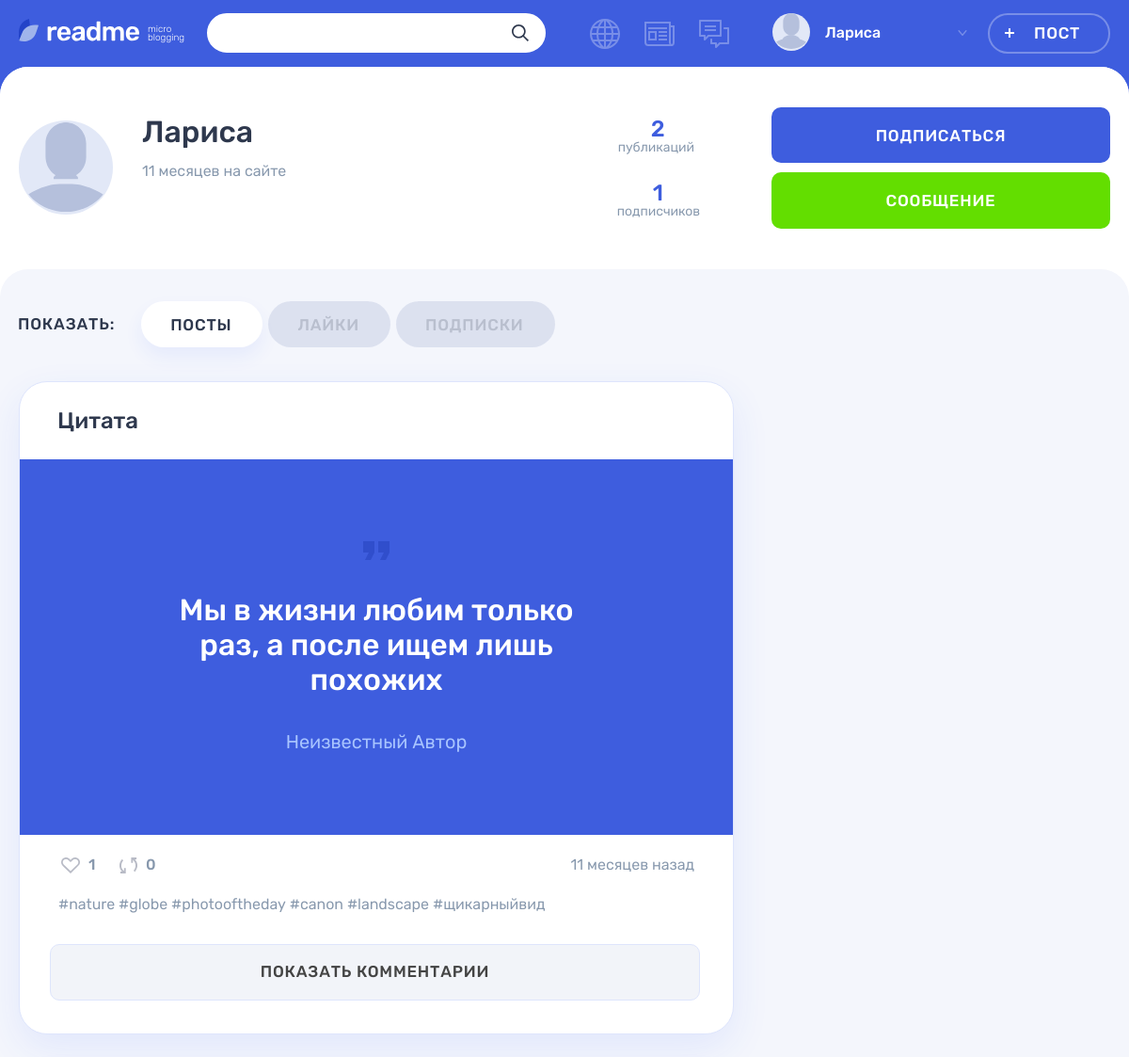
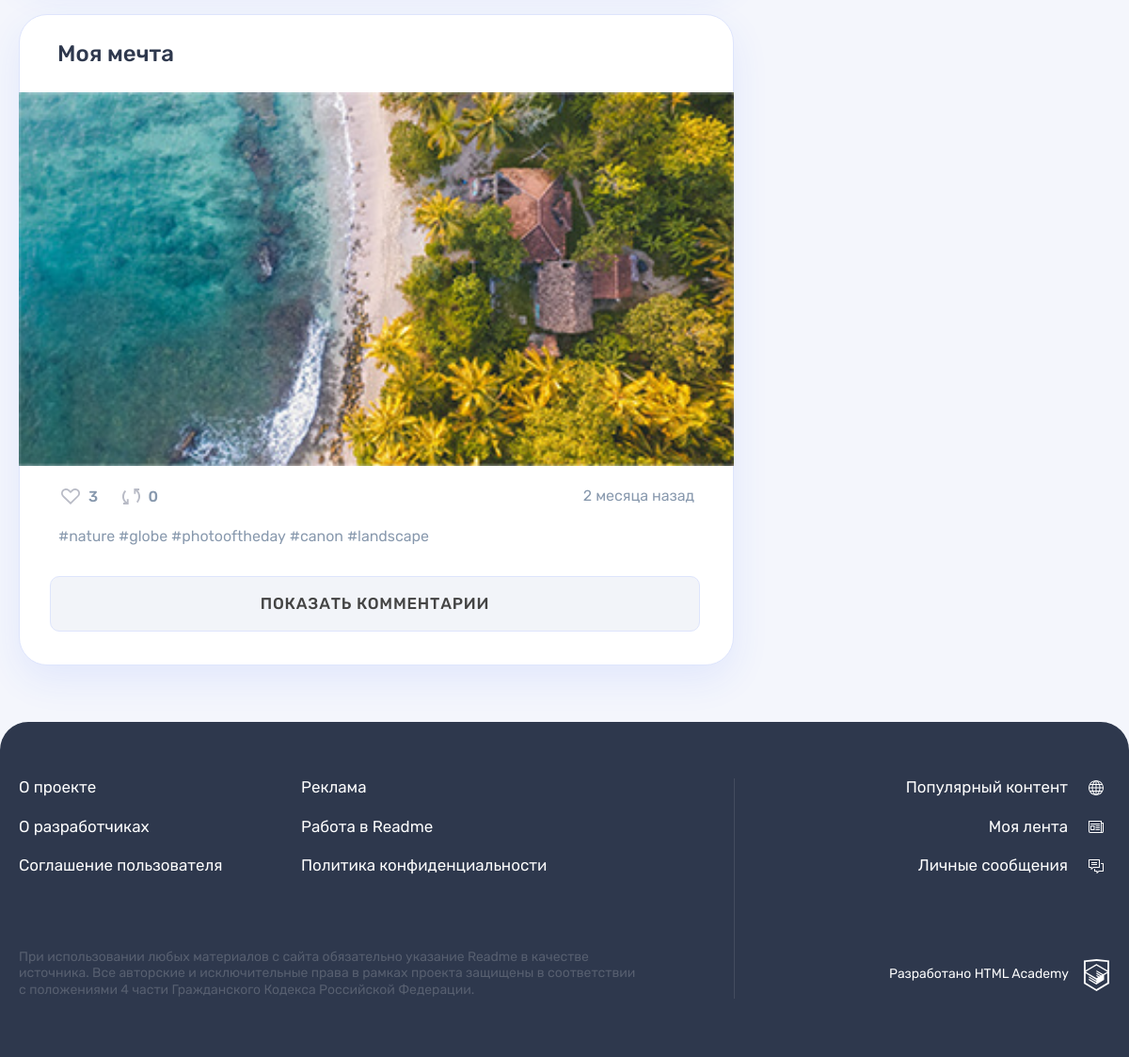
The app's page /profile.php?author_id=1 (signed in) with its own data (2 pictures, top to bottom).
### tables this page shows
CREATE TABLE users (
  id INT UNSIGNED AUTO_INCREMENT PRIMARY KEY,
  registration_date DATETIME NOT NULL DEFAULT CURRENT_TIMESTAMP,
  email VARCHAR(255) NOT NULL UNIQUE,
  login VARCHAR(10) NOT NULL UNIQUE,
  password VARCHAR(255),
  avatar VARCHAR(255)
);

CREATE TABLE posts (
  id INT UNSIGNED AUTO_INCREMENT PRIMARY KEY,
  date_creation DATETIME NOT NULL DEFAULT CURRENT_TIMESTAMP,
  title VARCHAR(35) NOT NULL,
  content TEXT(1000) DEFAULT NULL,
  quote_author VARCHAR(255) DEFAULT NULL,
  image TEXT DEFAULT NULL,
  video VARCHAR(255) DEFAULT NULL,
  website_link VARCHAR(255) DEFAULT NULL,
  views_number INT DEFAULT 0,
  author_id INT UNSIGNED,
  type_id INT UNSIGNED,
  original_recoding_author INT UNSIGNED,
  original_id INT UNSIGNED,
  repost BOOLEAN DEFAULT NULL,

  FOREIGN KEY (author_id) REFERENCES users (id),
  FOREIGN KEY (type_id) REFERENCES content_type (id),
  FOREIGN KEY (original_recoding_author) REFERENCES users (id),
  FOREIGN KEY (original_id) REFERENCES posts (id)
);

CREATE TABLE hashtags (
  id INT UNSIGNED AUTO_INCREMENT PRIMARY KEY,
  hashtag VARCHAR(15)
);

### helpers.php (called while the page is built, shortened)
<?php
function get_noun_plural_form(int $number, string $one, string $two, string $many): string
{
    $mod10 = $number % 10;
    $mod100 = $number % 100;
    switch (true) {
        case ($mod100 >= 11 && $mod100 <= 20):
            return $many;
        case ($mod10 >= 2 && $mod10 <= 4):
            return $two;
        default:
            return $many;
    }
}
function include_template(string $name, array $data = []): string
{
    $name = 'templates/' . $name;
    extract($data);
    require $name;
    return ob_get_clean();
}
function getRelativeFormat(string $date, string $value = "назад"): string
{
    $currentDate = new DateTime("", new DateTimeZone("Europe/Moscow"));
    $publicationDate = new DateTime($date);
    $difference = $currentDate->diff($publicationDate);
    $minutes = $difference->i;
    $hours = $difference->h;
    $days = $difference->d;
    $weeks = floor($days / 7);
    $months = $difference->m;
    $minute = get_noun_plural_form($minutes, 'минуту', 'минуты', 'минут');
    $hour = get_noun_plural_form($hours, 'час', 'часа', 'часов');
    $day = get_noun_plural_form($days, 'день', 'дня', 'дней');
    $week = get_noun_plural_form($weeks, 'неделю', 'недели', 'недель');
    $month = get_noun_plural_form($months, 'месяц', 'месяца', 'месяцев');
    if ($months > 0) {
        $timeDifference = "{$months} {$month} {$value}";
    } elseif ($weeks > 0) {
        $timeDifference = "{$weeks} {$week} {$value}";
    } elseif ($days > 0) {
        $timeDifference = "{$days} {$day} {$value}";
    } elseif ($hours > 0) {
        $timeDifference = "{$hours} {$hour} {$value}";
    } elseif ($minutes > 0) {
        $timeDifference = "{$minutes} {$minute} {$value}";
    } else {
        $timeDifference = "только что";
    }
    return $timeDifference;
}

### templates/profile-posts.php (the view, shortened to what this page needs)
<section class="profile__posts tabs__content tabs__content--active">
    <?php foreach($authorPosts as $authorPost): ?>
    <article class="profile__post post post-<?= htmlspecialchars($authorPost['icon_class']) ?>">
        <?php if ($authorPost['repost']): ?>
        <header class="post__header">
            <div class="post__author">
                <a class="post__author-link" href="profile.php?author_id=<?= htmlspecialchars($authorPost['original_recoding_author']) ?>" title="Автор">
                    <div class="post__avatar-wrapper post__avatar-wrapper--repost">
                        <img class="post__author-avatar" src="uploads/<?= htmlspecialchars($authorPost['avatar']) ?>" alt="Аватар пользователя">
                    </div>
                    <div class="post__info">
                        <b class="post__author-name">Репост: <?= htmlspecialchars($authorPost['original_recoding_author_login']) ?></b>
                        <time class="post__time" datetime="<?= htmlspecialchars($authorPost['date_creation']) ?>"><?= getRelativeFormat(htmlspecialchars($authorPost['date_creation']))?></time>
                    </div>
                </a>
            </div>
        </header>
        <?php else: ?>
        <header class="post__header">
        <h2><a href="post.php?post-id=<?= htmlspecialchars($authorPost['id']) ?>"><?= htmlspecialchars($authorPost['title']) ?></a></h2>
        </header>
        <?php endif ?>
        <div class="post__main">
        <?php if ($authorPost['icon_class'] === $types[0]): ?>
        <blockquote>
            <p>
            <?= htmlspecialchars($authorPost['content']) ?>
            </p>
            <cite>Неизвестный Автор</cite>
        </blockquote>
        <?php elseif ($authorPost['icon_class'] === $types[1]): ?>
            <p>
                <?= htmlspecialchars($authorPost['content']) ?>
            </p>
        <?php elseif ($authorPost['icon_class'] === $types[2]): ?>
        <div class="post-photo__image-wrapper">
            <img  src="uploads/<?= htmlspecialchars($authorPost['image']) ?>" alt="Фото от пользователя" width="760" height="396">
        </div>
        <?php elseif ($authorPost['icon_class'] === $types[4]): ?>
            <div class="post-details__image-wrapper post-photo__image-wrapper">
                <?= embed_youtube_video(htmlspecialchars($authorPost['video'])) ?>
            </div>
        <?php endif ?>
        </div>
        <footer class="post__footer">
        <div class="post__indicators">
            <div class="post__buttons">
            <a class="post__indicator post__indicator--likes button" href="likes.php?post-id=<?= htmlspecialchars($authorPost['id']) ?>" title="Лайк">
                <svg class="post__indicator-icon" width="20" height="17">
                    <use xlink:href="#icon-heart"></use>
                </svg>
                <span><?= htmlspecialchars($authorPost['likes']) ?></span>
            </a>
            <a class="post__indicator post__indicator--repost button" href="repost.php?post-id=<?= htmlspecialchars($authorPost['id']) ?>" title="Репост">
                <svg class="post__indicator-icon" width="19" height="17">
                    <use xlink:href="#icon-repost"></use>
                </svg>
                <span><?= htmlspecialchars($authorPost['reposts']) ?></span>
            </a>
            </div>
            <time class="post__time" datetime="<?= htmlspecialchars($authorPost['date_creation']) ?>"><?= getRelativeFormat(htmlspecialchars($authorPost['date_creation']))?></time>
        </div>
        <ul class="post__tags">
        <?php foreach($hashtags[$authorPost['id']] as $postHashtag): ?>
            <?php foreach($postHashtag as $hashtag): ?>
            <li><a href="search.php?search=%23<?= $hashtag ?>">#<?= htmlspecialchars($hashtag) ?></a></li>
            <?php endforeach ?>
        <?php endforeach ?>
        </ul>
        </footer>
        <?php if (!isset($_GET['show_comments']) || (isset($_GET['show_comments']) && isset($_GET['post-id']) && $_GET['post-id'] !== $authorPost['id'])): ?>
        <div class="comments">
            <a class="comments__button button" href="profile.php?author_id=<?= $authorPost['author_id'] ?>&post-id=<?= htmlspecialchars($authorPost['id']) ?>&show_comments">Показать комментарии</a>
        </div>
        <?php endif ?>
    </article>
    <?php endforeach ?>
</section>

### templates/profile.php (shortened to what this page needs)
<main class="page__main page__main--profile">
  <div class="profile profile--posts">
    <div class="profile__user-wrapper">
      <div class="profile__user user container">
        <div class="profile__user-info user__info">
          <div class="profile__avatar user__avatar">
            <img class="profile__picture user__picture" src="uploads/<?= !empty($authorData['avatar']) && file_exists('uploads/' . $authorData['avatar']) ? htmlspecialchars($authorData['avatar']) : "icon-input-user.svg" ?>" alt="Аватар пользователя">
          </div>
          <div class="profile__name-wrapper user__name-wrapper">
            <span class="profile__name user__name"><?= htmlspecialchars($authorData['login']) ?></span>
            <time class="profile__user-time user__time" datetime="<?= htmlspecialchars($authorData['registration_date']) ?>"><?= getRelativeFormat(htmlspecialchars($authorData['registration_date']), "на сайте") ?></time>
          </div>
        </div>
        <div class="profile__rating user__rating">
          <p class="profile__rating-item user__rating-item user__rating-item--publications">
            <span class="user__rating-amount"><?= $postsCount ?></span>
            <span class="profile__rating-text user__rating-text">публикаций</span>
          </p>
          <p class="profile__rating-item user__rating-item user__rating-item--subscribers">
            <span class="user__rating-amount"><?= $followerCounts['count'] ?></span>
            <span class="profile__rating-text user__rating-text">подписчиков</span>
          </p>
        </div>
        <div class="profile__user-buttons user__buttons">
          <?php if (!in_array($user, $followerInformation)): ?>
          <a class="profile__user-button user__button user__button--subscription button button--main" href="subscription.php?author_id=<?= htmlspecialchars($_GET['author_id']) ?>">Подписаться</a>
          <?php  else: ?>
          <a class="profile__user-button user__button user__button--subscription button button--main" href="subscription.php?author_id=<?= htmlspecialchars($_GET['author_id']) ?>">Отписаться</a>
          <?php endif ?>
          <a class="profile__user-button user__button user__button--writing button button--green" href="<?= htmlspecialchars($_GET['author_id']) !== $user ? 'messages.php?interlocutor_id=' . htmlspecialchars($_GET['author_id']) : '' ?>">Сообщение</a>
        </div>
      </div>
    </div>
    <div class="profile__tabs-wrapper tabs">
      <div class="container">
        <div class="profile__tabs filters">
          <b class="profile__tabs-caption filters__caption">Показать:</b>
          <ul class="profile__tabs-list filters__list tabs__list">
            <li class="profile__tabs-item filters__item">
              <a class="profile__tabs-link filters__button<?= $activeClass = !isset($_GET['profile-content']) ? ' filters__button--active tabs__item tabs__item--active' : ''; ?> button" href="profile.php?author_id=<?= $_GET['author_id'] ?>">Посты</a>
            </li>
            <li class="profile__tabs-item filters__item">
              <a class="profile__tabs-link filters__button<?= $activeClass = isset($_GET['profile-content']) && $_GET['profile-content'] === 'likes' ? ' filters__button--active tabs__item tabs__item--active' : ''; ?> button" href="profile.php?author_id=<?= $_GET['author_id'] ?>&profile-content=likes">Лайки</a>
            </li>
            <li class="profile__tabs-item filters__item">
              <a class="profile__tabs-link filters__button <?= $activeClass = isset($_GET['profile-content']) && $_GET['profile-content'] === 'subscriptions' ? ' filters__button--active tabs__item tabs__item--active' : ''; ?> button" href="profile.php?author_id=<?= $_GET['author_id'] ?>&profile-content=subscriptions">Подписки</a>
            </li>
          </ul>
        </div>
        <div class="profile__tab-content">
          <?= $profileContent ?>
        </div>
      </div>
    </div>
  </div>
</main>

### records on screen
users: login "Лариса", registration_date "11 месяцев на сайте"
posts: title "Цитата", content "Мы в жизни любим только раз, а после ищем лишь похожих", likes "1", reposts "0", date_creation "11 месяцев назад"
hashtags: hashtag "nature"
hashtags: hashtag "globe"
hashtags: hashtag "photooftheday"
hashtags: hashtag "canon"
hashtags: hashtag "landscape"
hashtags: hashtag "щикарныйвид"
posts: title "Моя мечта", image (picture), likes "3", reposts "0", date_creation "2 месяца назад"

### other values on screen
$userName "Лариса"
$postsCount "2"
$followerCounts['count'] "1"
$russianValues[$menuElement] "Популярный контент"
$russianValues[$menuElement] "Моя лента"
$russianValues[$menuElement] "Личные сообщения"
